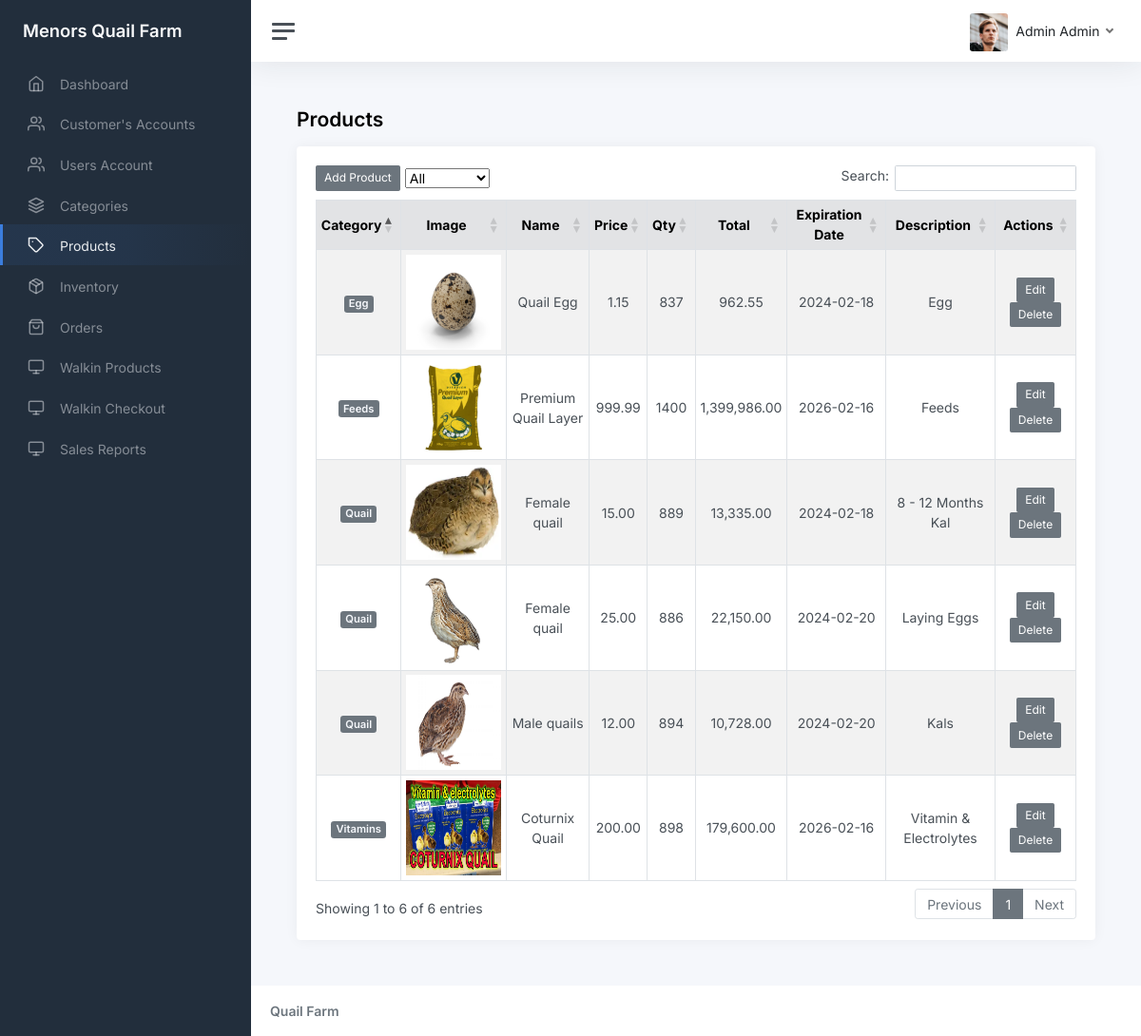
The app's page /admin/product.php (signed in), older data.
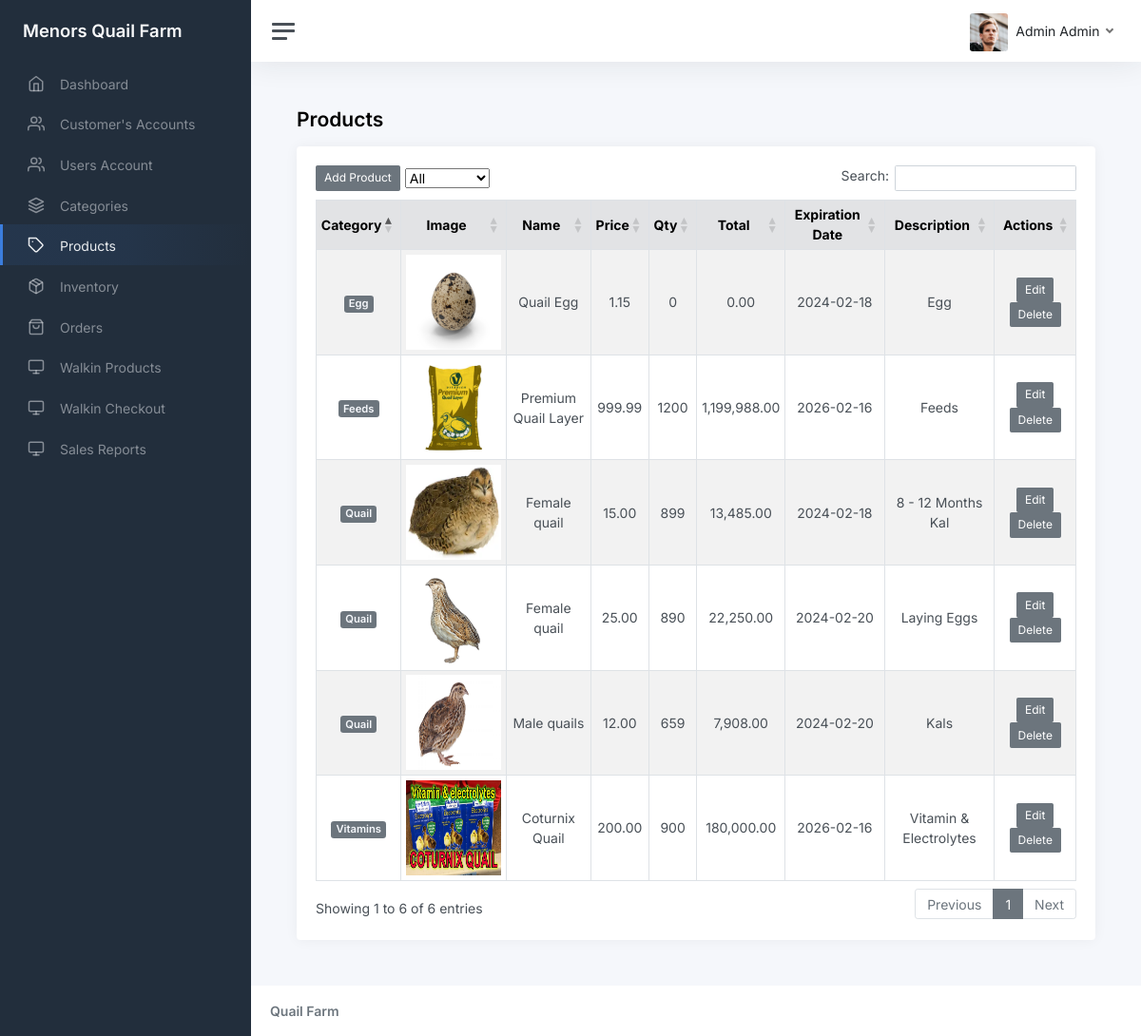
The same page, newer data.
### tables this page shows
CREATE TABLE `tbl_product` (
  `id` int(11) NOT NULL,
  `category_id` int(11) DEFAULT NULL,
  `name` varchar(45) DEFAULT NULL,
  `description` varchar(45) DEFAULT NULL,
  `image` varchar(255) DEFAULT NULL,
  `price` decimal(5,2) DEFAULT 0.00,
  `date_created` datetime DEFAULT current_timestamp(),
  `created_by` int(11) DEFAULT NULL,
  `is_deleted` int(11) DEFAULT 0,
  `expiration_date` date DEFAULT NULL
);

CREATE TABLE `tbl_category` (
  `id` int(11) NOT NULL,
  `name` varchar(45) DEFAULT NULL,
  `is_deleted` int(11) DEFAULT 0,
  `date_created` datetime DEFAULT current_timestamp(),
  `created_by` int(11) DEFAULT NULL
);

CREATE TABLE `tbl_inventory` (
  `id` int(11) NOT NULL,
  `product_id` int(11) DEFAULT NULL,
  `qty` int(11) DEFAULT NULL
);

### functions.php (called while the page is built, shortened)
<?php
function get_list($sql)
{
    $result = mysqli_query($_SESSION['conn'], $sql);
    $temp = array();
    while ($row = $result->fetch_assoc()) {
        $temp[] = $row;
    }
    return $temp;
}

### admin/product.php (the view, shortened to what this page needs)
<?php include_once('header.php') ?>
<main class="content">
  <div class="container-fluid p-0">
    <h1 class="h3 mb-3"><strong>Products</strong></h1>
    <div class="row">
      <div class="col-12 col-lg-12">
        <div class="card">
          <div class="card-body">
            <table class="table table-sm table-striped table-hover table-bordered">
              <thead class="table-secondary">
                <tr>
                  <th scope="col" class="text-center">Category</th>
                  <th scope="col" class="text-center" style="width: 0.1%;">Image</th>
                  <th scope="col" class="text-center">Name</th>
                  <th scope="col" class="text-center">Price</th>
                  <th scope="col" class="text-center">Qty</th>
                  <th scope="col" class="text-center">Total</th>
                  <th scope="col" class="text-center">Expiration Date</th>
                  <th scope="col" class="text-center">Description</th>
                  <th scope="col" class="text-center">Actions</th>
                </tr>
              </thead>
              <tbody>
                <?php foreach (get_list("
select i.qty,c.name as category_name,p.*,concat('(ID#',ui.id,') ',ui.last_name,', ',ui.first_name) as created_by from tbl_product p inner join tbl_inventory i on i.product_id = p.id left join tbl_users_info ui on ui.id = p.created_by inner join tbl_category c on c.id = p.category_id where p.is_deleted = 0 order by p.date_created desc") as $res) { ?>
                  <tr>
                    <td class="text-center"><span class="badge bg-secondary text-light"><?php echo $res['category_name']; ?></span></td>
                    <td style="width: 0.1%;"><img src="../images/products/<?php echo $res['image']; ?>" style="width:100px;height:100px" /></td>
                    <td class="text-center"><?php echo $res['name']; ?></td>
                    <td class="text-center"><?php echo number_format($res['price'], 2); ?></td>
                    <td class="text-center"><?php echo $res['qty']; ?></td>
                    <td class="text-center"><?php echo number_format($res['qty'] * (float)$res['price'], 2); ?></td>
                    <td class="text-center"><?php echo $res['expiration_date']; ?></td>
                    <td class="text-center"><?php echo $res['description']; ?></td>
                    <td>
                      <center>
                        <form method="post" onsubmit="return confirm('Are You Sure?')">
                          <a href="product_edit.php?id=<?php echo $res['id']; ?>" class="btn btn-sm btn-secondary btn-edit"> Edit </a>
                          <button type="submit" class="btn btn-sm btn-secondary" name="delete" value="<?php echo $res['id']; ?>"> Delete </button>
                        </form>
                      </center>
                    </td>
                  </tr>
                <?php } ?>
              </tbody>
            </table>
          </div>
        </div>
      </div>
    </div>
  </div>
</main>
<?php include_once('footer.php') ?>

### admin/header.php (shortened to what this page needs)
<?php include('../functions.php') ?>
<!DOCTYPE html>
<html lang="en">
<head>
  <link href="css/app.css" rel="stylesheet">
  <link href="css/custom.css" rel="stylesheet">
</head>
<body>
  <div class="wrapper">
    <nav id="sidebar" class="sidebar js-sidebar">
      <div class="sidebar-content js-simplebar">
        <a class="sidebar-brand" href="index.php">
          <span class="align-middle">Menors Quail Farm</span>
        </a>
        <ul class="sidebar-nav">
          <?php if (in_array($_SESSION['user']->access_id, array(1, 5))) { ?>
            <li class="sidebar-item <?= (strpos($_SERVER['REQUEST_URI'], 'index') !== false) ? 'active' : '' ?>">
              <a class="sidebar-link" href="index.php">
                <i class="align-middle" data-feather="home"></i> <span class="align-middle">Dashboard</span>
              </a>
            </li>
            <li class="sidebar-item <?= (strpos($_SERVER['REQUEST_URI'], 'customer') !== false) ? 'active' : '' ?>">
              <a class="sidebar-link" href="customer.php">
                <i class="align-middle" data-feather="users"></i> <span class="align-middle">Customer's Accounts</span>
              </a>
            </li>
            <li class="sidebar-item <?= (strpos($_SERVER['REQUEST_URI'], 'user') !== false) ? 'active' : '' ?>">
              <a class="sidebar-link" href="user.php">
                <i class="align-middle" data-feather="users"></i> <span class="align-middle">Users Account</span>
              </a>
            </li>
            <li class="sidebar-item <?= (strpos($_SERVER['REQUEST_URI'], 'category') !== false || strpos($_SERVER['REQUEST_URI'], 'category_edit') !== false) ? 'active' : '' ?>">
              <a class="sidebar-link" href="category.php">
                <i class="align-middle" data-feather="layers"></i> <span class="align-middle">Categories</span>
              </a>
            </li>
            <li class="sidebar-item <?= (strpos($_SERVER['REQUEST_URI'], 'product') !== false || strpos($_SERVER['REQUEST_URI'], 'product_edit') !== false) ? 'active' : '' ?>">
              <a class="sidebar-link" href="product.php">
                <i class="align-middle" data-feather="tag"></i> <span class="align-middle">Products</span>
              </a>
            </li>
            <li class="sidebar-item <?= (strpos($_SERVER['REQUEST_URI'], 'inventory') !== false || strpos($_SERVER['REQUEST_URI'], 'inventory_edit') !== false || strpos($_SERVER['REQUEST_URI'], 'inventory_r') !== false) ? 'active' : '' ?>">
              <a class="sidebar-link" href="inventory.php">
                <i class="align-middle" data-feather="package"></i> <span class="align-middle">Inventory</span>
              </a>
            </li>
            <li class="sidebar-item <?= (strpos($_SERVER['REQUEST_URI'], 'order') !== false || strpos($_SERVER['REQUEST_URI'], 'order_view') !== false) ? 'active' : '' ?>">
              <a class="sidebar-link" href="order.php">
                <i class="align-middle" data-feather="shopping-bag"></i> <span class="align-middle">Orders</span>
              </a>
            </li>
            <li class="sidebar-item <?= (strpos($_SERVER['REQUEST_URI'], 'walkin_p') !== false || strpos($_SERVER['REQUEST_URI'], 'walkin_edit') !== false) ? 'active' : '' ?>">
              <a class="sidebar-link" href="walkin_p.php?filter=all">
                <i class="align-middle" data-feather="monitor"></i> <span class="align-middle">Walkin Products</span>
              </a>
            </li>
            <li class="sidebar-item <?= (strpos($_SERVER['REQUEST_URI'], 'walkin_checkout') !== false || strpos($_SERVER['REQUEST_URI'], 'walkin_edit') !== false) ? 'active' : '' ?>">
              <a class="sidebar-link" href="walkin_checkout.php">
                <i class="align-middle" data-feather="monitor"></i> <span class="align-middle">Walkin Checkout</span>
              </a>
            </li>
            <li class="sidebar-item <?= (strpos($_SERVER['REQUEST_URI'], 'Sales_Reports') !== false || strpos($_SERVER['REQUEST_URI'], 'Sales_Reports') !== false) ? 'active' : '' ?>">
              <a class="sidebar-link" href="Sales_Reports.php">
                <i class="align-middle" data-feather="monitor"></i> <span class="align-middle">Sales Reports</span>
              </a>
            </li>
          <?php } ?>
      </div>
    </nav>
    <div class="main">
      <nav class="navbar navbar-expand navbar-light navbar-bg">
        <a class="sidebar-toggle js-sidebar-toggle">
          <i class="hamburger align-self-center"></i>
        </a>
        <div class="navbar-collapse collapse">
          <ul class="navbar-nav navbar-align">
            <li class="nav-item dropdown">
              <a class="nav-link dropdown-toggle d-none d-sm-inline-block" href="#" data-bs-toggle="dropdown">
                <img src="img/avatars/avatar.jpg" class="avatar img-fluid rounded me-1" alt="Charles Hall" /> <span class="text-dark"><?= $_SESSION['user']->first_name . " " . $_SESSION['user']->last_name ?></span>
              </a>
            </li>
          </ul>
        </div>
      </nav>

### admin/footer.php (shortened to what this page needs)
<footer class="footer">
  <div class="container-fluid">
    <div class="row text-muted">
      <div class="col-6 text-start">
        <p class="mb-0">
          <a class="text-muted" href="#" target="_blank"><strong>Quail Farm</strong></a>
        </p>
      </div>
    </div>
  </div>
</footer>
</div>
</div>
</body>
</html>

### admin/css/custom.css (style rules this page uses)
.table { background: #fff; }
.table > thead > tr > th { border-bottom: 1px solid #e6e7e8; vertical-align: middle; height: 50px; }
.table > thead > tr > th { height: unset!important; }

Row changes from the older to the newer data that the page shows:
changed through a linked row, tbl_product "Premium Quail Layer": tbl_inventory.qty "1400" → "1200"; $res['qty']*(float)$res['price'] "1,399,986.00" → "1,199,988.00"
changed through a linked row, tbl_product "Coturnix Quail": tbl_inventory.qty "898" → "900"; $res['qty']*(float)$res['price'] "179,600.00" → "180,000.00"
changed through a linked row, tbl_product "8 - 12 Months Kal": tbl_inventory.qty "889" → "899"; $res['qty']*(float)$res['price'] "13,335.00" → "13,485.00"
changed through a linked row, tbl_product "Quail Egg": tbl_inventory.qty "837" → "0"; $res['qty']*(float)$res['price'] "962.55" → "0.00"
changed through a linked row, tbl_product "Laying Eggs": tbl_inventory.qty "886" → "890"; $res['qty']*(float)$res['price'] "22,150.00" → "22,250.00"
changed through a linked row, tbl_product "Male quails": tbl_inventory.qty "894" → "659"; $res['qty']*(float)$res['price'] "10,728.00" → "7,908.00"
